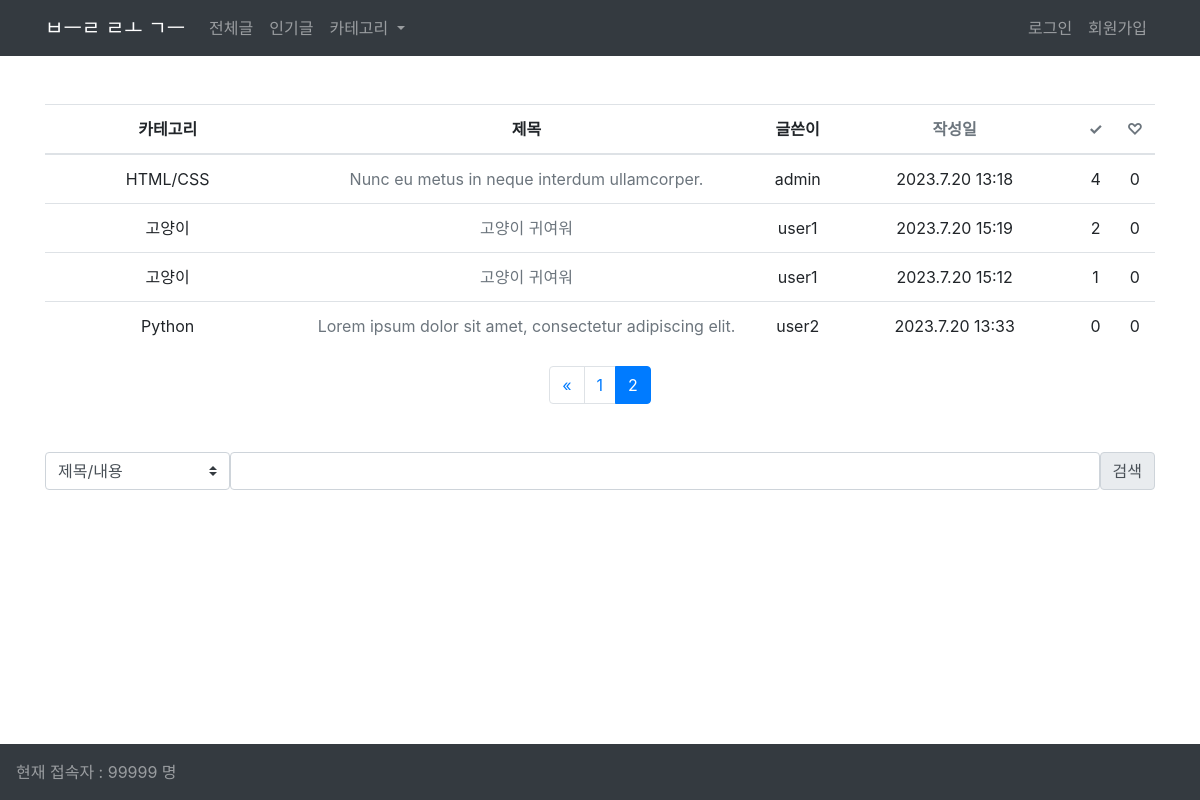
The page /blog/?page=2&sort=views on the database as committed earlier.
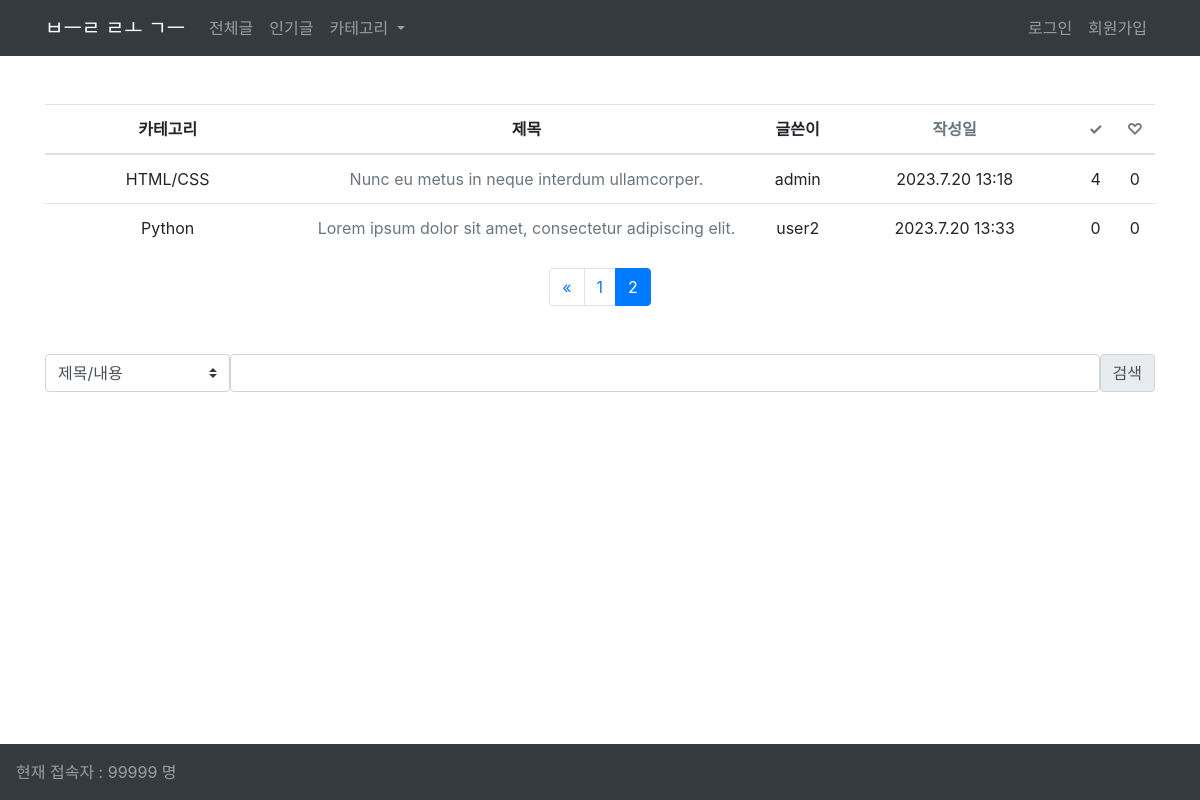
The same page on the database as committed later.
### blog/models.py (models this page shows, shortened)
class Post(models.Model):
    CATEGORY_CHOICES = [
        ("HTML/CSS", "HTML/CSS"),
        ("Python", "Python"),
        ("Django", "Django"),
        ("고양이", "고양이"),
    ]
    title = models.CharField(max_length=200)
    content = models.TextField(null=True, blank=True)
    writer = models.ForeignKey(User, on_delete=models.CASCADE)
    updated_at = models.DateTimeField(auto_now=True)
    created_at = models.DateTimeField(auto_now_add=True)
    views = models.IntegerField(default=0)
    likes = models.IntegerField(default=0)
    category = models.CharField(max_length=50, choices=CATEGORY_CHOICES)
    thumbnail = models.ImageField(upload_to="thumbnails/", blank=True, null=True)

### blog/views.py (the view)
# urls.py: path("", views.PostList.as_view(), name="list"),
class PostList(View):
    def get(self, request):
        if request.GET.get("sort"):
            sort = request.GET.get("sort")
        else:
            sort = "created_at"
        posts = Post.objects.all()
        posts_sorted = sorted(posts, key=lambda x: getattr(x, sort), reverse=True)
        posts_per_page = 6
        page_number = request.GET.get("page", 1)
        paginator = Paginator(posts_sorted, posts_per_page)
        try:
            page = paginator.page(page_number)
        except InvalidPage:
            page = paginator.page(1)
        context = {
            "posts": page,
            "sort": sort,
        }
        return render(request, "blog/post_list.html", context)

### blog/templates/blog/post_list.html (shortened to what this page needs)
{% extends 'base.html' %}
{% block content %}
{% if posts %}
<table class="table table-hover text-center mt-5">
    <thead class="thead">
        <tr>
            <th class='w-25'>카테고리</th>
            <th class='w-50'>제목</th>
            <th class="w-">글쓴이</th>
            <th class="w-25"><a href="?sort=created_at" class="text-muted">작성일</a></th>
            <th class="w"><a href="?sort=views" class="text-muted">✓</a></th>
            <th class="w"><a href="?sort=likes" class="text-muted">♡</a></th>
        </tr>
    </thead>
    <tbody>
        {% if sort %}
            {% for post in posts|dictsortreversed:sort %}
            <tr>
                <td>{{ post.category }}</td>
                <td><a href="{% url 'blog:detail' post_id=post.pk %}" class="text-muted">{{ post.title }}</a></td>
                <td>{{ post.writer }}</td>
                <td>{{ post.created_at.year }}.{{post.created_at.month}}.{{post.created_at.day}} {{post.created_at.hour}}:{{post.created_at.minute}}</td>
                <td>{{ post.views }}</td>
                <td>{{ post.likes }}</td>
            </tr>
            {% endfor %}
        {% endif %}
    </tbody>
</table>
{% else %}
    {% if query %}
    <p>일치하는 검색 결과가 없습니다.</p>
    {% else %}
    <p>작성된 게시글이 없습니다.</p>
    {% endif %}
{% endif %}
{% if posts.has_other_pages %}
<nav aria-label="Page navigation">
  <ul class="pagination justify-content-center">
    {% if posts.has_previous %}
    <li class="page-item">
      <a class="page-link" href="?page={{ posts.previous_page_number }}&sort={{sort}}" aria-label="Previous">
        <span aria-hidden="true">&laquo;</span>
      </a>
    </li>
    {% endif %}
    {% for i in posts.paginator.page_range %}
      {% if posts.number == i %}
        <li class="page-item active"><a class='page-link' href='#'>{{ i }}</a></li>
      {% else %}
        <li class='page-item'>
            <a class='page-link' href="?page={{ i }}&sort={{sort}}">{{ i }}</a>
        </li>
      {% endif %}
    {% endfor %}
  </ul>
</nav>
{% endif %}
<form action="{% url 'blog:search' %}" method='get' class='d-flex mt-5'>
    <select class="custom-select col col-lg-2" name='q-opt'>
        <option selected value="1">제목/내용</option>
    </select>
    <input type="text" name='q' class='form-control'>
    <input type="submit" value="검색" class="input-group-text">
</form>
{% endblock content %}

Rows that differ between the two databases and show on the page:
removed Post: category "고양이", title "고양이 귀여워", writer "user1", created_at.year "2023", created_at.month "7", created_at.day "20", created_at.hour "15", created_at.minute "19", views "2", likes "0"
removed Post: category "고양이", title "고양이 귀여워", writer "user1", created_at.year "2023", created_at.month "7", created_at.day "20", created_at.hour "15", created_at.minute "12", views "1", likes "0"
